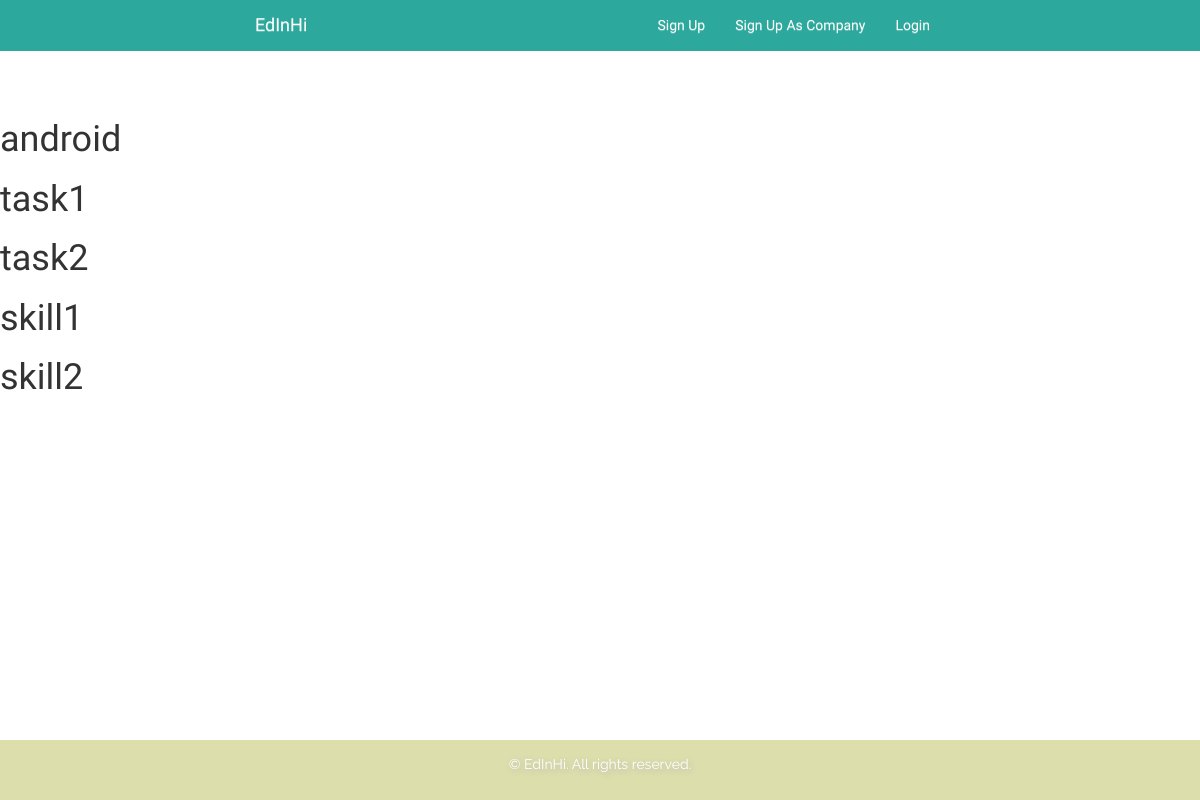
The page /specializations/spec/1/ on the database as committed earlier.
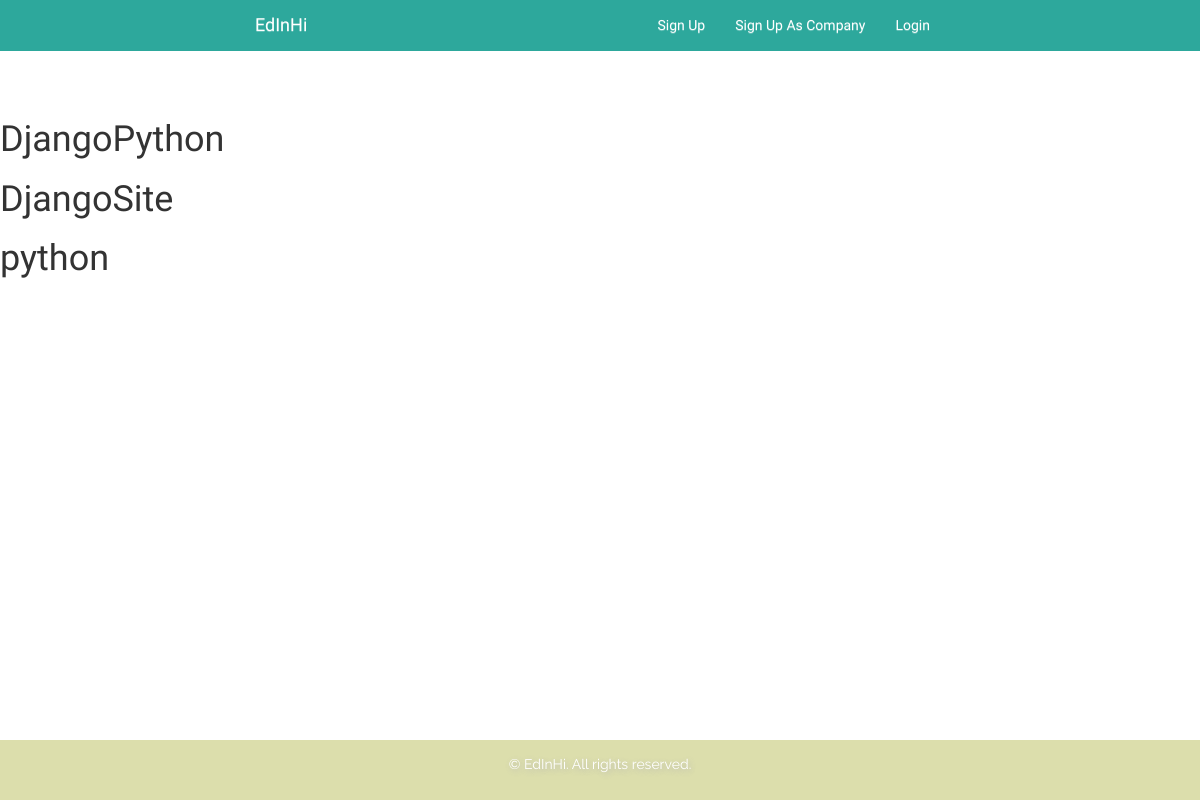
The same page on the database as committed later.
### specialization/models.py (models this page shows)
class Specialization(models.Model):
	name = models.CharField(max_length=250, blank=True, default=None)

### tasks/models.py (models this page shows, shortened)
class Task(models.Model):
    name = models.CharField(max_length = 200)
    description = models.TextField(max_length = 10000, default = "")
    problem = models.TextField(max_length = 10000, default = "")
    pub_date = models.DateTimeField('date published', default = timezone.now)
    specialization = models.ForeignKey(Specialization, blank=True)
    id_in_spec = models.IntegerField(blank=True)

### skill/models.py (models this page shows, shortened)
class Skill(models.Model):
    name = models.CharField(max_length=200)
    description = models.TextField()
    media_books = models.ManyToManyField(Book, blank=True)
    media_video = models.ManyToManyField(Video, blank=True)
    specialization = models.ForeignKey(Specialization, blank=True)
    id_in_spec = models.IntegerField(blank=True)

### specialization/views.py (the view)
# urls.py: url(r'^spec/(?P<pk>[0-9]+)/$', views.specialization_view, name='specialization'),
def specialization_view(request, pk):
    specialization = get_object_or_404(Specialization, pk = pk)
    return render(request, 'specialization/specialization.html', {'specialization' : specialization})

### specialization/templates/specialization/specialization.html (shortened to what this page needs)
{% extends 'main_app/base.html' %}
{%block content%}
<br><br><br><br><br>
<h1>{{specialization.name}}</h1>
{%  for task in specialization.task_set.all %}
<h1>{{task.name}}</h1>
{% endfor %}
{%  for skill in specialization.skill_set.all %}
<h1>{{skill.name}}</h1>
{% endfor %}
{%endblock%}

Rows that differ between the two databases and show on the page:
removed Task: name "task1"
removed Task: name "task2"
removed Skill: name "skill1"
removed Skill: name "skill2"
changed Specialization: name "android" → "DjangoPython"
added Task: name "DjangoSite"
added Skill: name "python"
